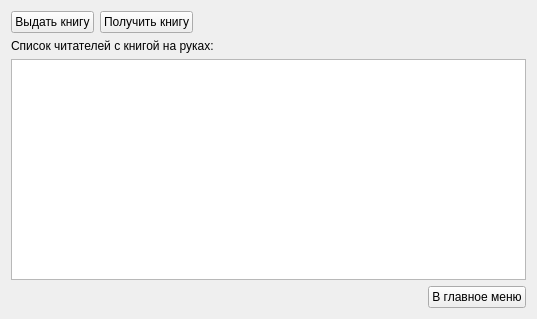
<?xml version="1.0" encoding="UTF-8"?>
<ui version="4.0">
 <class>Form</class>
 <widget class="QWidget" name="Form">
  <property name="geometry">
   <rect>
    <x>0</x>
    <y>0</y>
    <width>537</width>
    <height>319</height>
   </rect>
  </property>
  <property name="sizePolicy">
   <sizepolicy hsizetype="Preferred" vsizetype="Preferred">
    <horstretch>0</horstretch>
    <verstretch>0</verstretch>
   </sizepolicy>
  </property>
  <property name="minimumSize">
   <size>
    <width>400</width>
    <height>300</height>
   </size>
  </property>
  <property name="windowTitle">
   <string>Form</string>
  </property>
  <layout class="QVBoxLayout" name="verticalLayout">
   <item>
    <layout class="QHBoxLayout" name="horizontalLayout">
     <item>
      <widget class="QPushButton" name="give_btn">
       <property name="text">
        <string>Выдать книгу</string>
       </property>
      </widget>
     </item>
     <item>
      <widget class="QPushButton" name="pushButton_2">
       <property name="text">
        <string>Получить книгу</string>
       </property>
      </widget>
     </item>
     <item>
      <spacer name="horizontalSpacer">
       <property name="orientation">
        <enum>Qt::Horizontal</enum>
       </property>
       <property name="sizeHint" stdset="0">
        <size>
         <width>40</width>
         <height>20</height>
        </size>
       </property>
      </spacer>
     </item>
    </layout>
   </item>
   <item>
    <widget class="QLabel" name="label">
     <property name="text">
      <string>Список читателей с книгой на руках: </string>
     </property>
    </widget>
   </item>
   <item>
    <widget class="QTableWidget" name="table"/>
   </item>
   <item>
    <layout class="QHBoxLayout" name="horizontalLayout_2">
     <item>
      <widget class="QLabel" name="counter_lbl">
       <property name="text">
        <string/>
       </property>
      </widget>
     </item>
     <item>
      <spacer name="horizontalSpacer_2">
       <property name="orientation">
        <enum>Qt::Horizontal</enum>
       </property>
       <property name="sizeHint" stdset="0">
        <size>
         <width>40</width>
         <height>20</height>
        </size>
       </property>
      </spacer>
     </item>
     <item>
      <widget class="QPushButton" name="back">
       <property name="text">
        <string>В главное меню</string>
       </property>
      </widget>
     </item>
    </layout>
   </item>
  </layout>
 </widget>
 <resources/>
 <connections/>
</ui>
